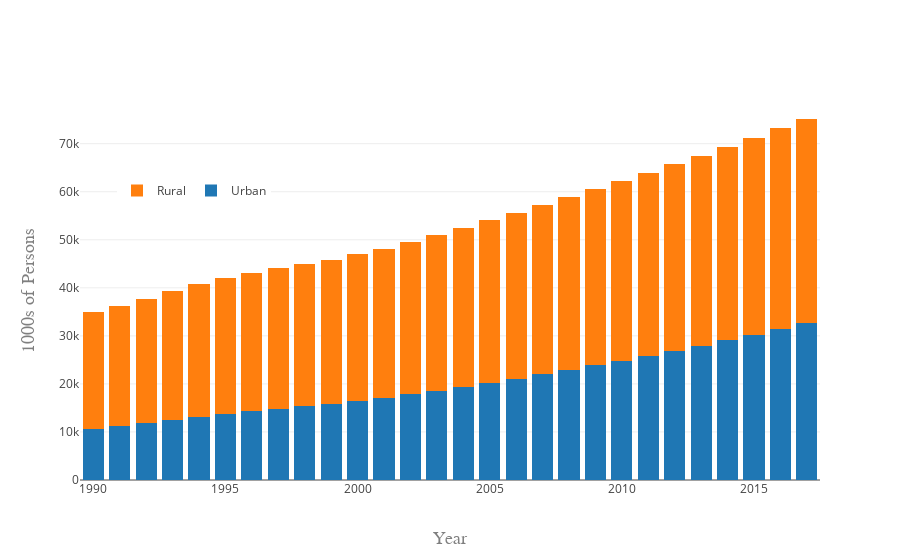

Write notebook code for a chart like this one.
### Code cell
# filter by population type
df = df[['Element', 'Year', 'Value']]
rural = df[df['Element'] == 'Rural population']
urban = df[df['Element'] == 'Urban population']

# visualize data
trace1 = go.Bar(
    x=rural.Year,
    y=rural.Value,
    name='Rural'
)
trace2 = go.Bar(
    x=urban.Year,
    y=urban.Value,
    name='Urban'
)

data = [trace2, trace1]
layout = go.Layout(
    legend=dict(orientation="h", x=0.05,y=0.8),
    title='',
    titlefont=dict(
            size=22),
    xaxis=dict(
        title='Year',
        titlefont=dict(
            family='Courier New, monospace',
            size=18,
            color='#7f7f7f'
        )
    ),
    yaxis=dict(
        title='1000s of Persons',
        titlefont=dict(
            family='Courier New, monospace',
            size=18,
            color='#7f7f7f'
        )
    ),
    barmode='stack'
)

# create figure for offline use
fig = dict( data=data, layout=layout )

# plot inline
iplot(fig, show_link=False)

# save figure offline
myChart = plotly.offline.plot(fig,output_type="div", show_link="False",include_plotlyjs="Flase",link_text="")
with open("images/urban_rural.html", "w") as text_file:
    text_file.write(myChart)

### Figure 1 — Plotly figure (JSON) as saved in the notebook; plotly's stock layout.template omitted (floating-point values rounded to 4 significant figures)
{"data": [{"name": "Urban", "type": "bar", "x": [1990, 1991, 1992, 1993, 1994, 1995, 1996, 1997, 1998, 1999, 2000, 2001, 2002, 2003, 2004, 2005, 2006, 2007, 2008, 2009, 2010, 2011, 2012, 2013, 2014, 2015, 2016, 2017], "y": [10690.0, 11260.0, 11890.0, 12540.0, 13190.0, 13796, 14360.0, 14870.0, 15380.0, 15900.0, 16490.0, 17140.0, 17850.0, 18620.0, 19420.0, 20250.0, 21100.0, 21990.0, 22900.0, 23850.0, 24840.0, 25860.0, 26910.0, 27990.0, 29110.0, 30280.0, 31470.0, 32710.0]}, {"name": "Rural", "type": "bar", "x": [1990, 1991, 1992, 1993, 1994, 1995, 1996, 1997, 1998, 1999, 2000, 2001, 2002, 2003, 2004, 2005, 2006, 2007, 2008, 2009, 2010, 2011, 2012, 2013, 2014, 2015, 2016, 2017], "y": [24217, 24990, 25844, 26716, 27525, 28217, 28767, 29205, 29585, 29984, 30460, 31026, 31664, 32354, 33067, 33780, 34488, 35200, 35915, 36632, 37354, 38077, 38799, 39522, 40245, 40971, 41698, 42424]}], "layout": {"barmode": "stack", "legend": {"orientation": "h", "x": 0.05, "y": 0.8}, "title": "", "titlefont": {"size": 22}, "xaxis": {"title": "Year", "titlefont": {"color": "#7f7f7f", "family": "Courier New, monospace", "size": 18}}, "yaxis": {"title": "1000s of Persons", "titlefont": {"color": "#7f7f7f", "family": "Courier New, monospace", "size": 18}}}}
